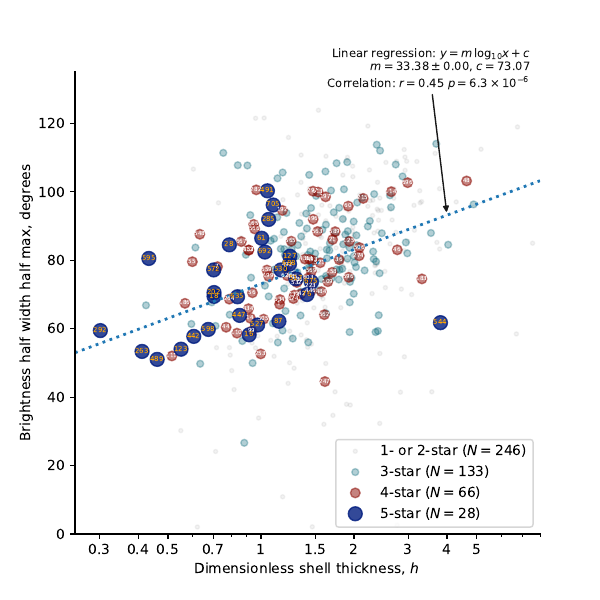

The Python source for this figure:
import numpy as np
from astropy.table import Table
from matplotlib import pyplot as plt
import matplotlib.ticker as mticker
import seaborn as sns
from regress_utils import plot_regression

sns.set_color_codes('dark')

figfile = 'mipsgal-h0-thb.pdf'

combo_file = 'mipsgal-arcfit.tab'
tab = Table.read(combo_file, format='ascii.tab')

fig, ax = plt.subplots(figsize=(6, 6))

Q = tab['R0_fit']/tab['R0_sigma']

# Make quality classes
m5 = tab['Rating'] ==  5
m4 = tab['Rating'] ==  4
m3 = tab['Rating'] ==  3
m2 = tab['Rating'] ==  2
m1 = tab['Rating'] ==  1

masks = (m1 | m2), m3, m4, m5
alphas = 0.05, 0.3, 0.5, 0.8
labels = '1- or 2-star', '3-star', '4-star', '5-star'
colors = 'k', 'c', 'r', 'b'
sizes = 3, 5, 7, 10

range_ = [0.25, 8]
ticks = [0.3, 0.4, 0.5, 0.7, 1.0, 1.5, 2.0, 3.0, 4.0, 5.0]

# Add some columns
tab["th_b"] = 0.5*(tab["th_p"] - tab["th_m"])
tab["h"] = tab["H_g"]/tab["R0_g"]

mfinite = np.isfinite(tab["h"]) & np.isfinite(tab["th_b"])

for m, alpha, c, ms, label in zip(masks, alphas, colors, sizes, labels):
    ax.plot('h', "th_b", 'o', data=tab[m],
                lw=1, c=c, ms=ms, alpha=alpha,
                label=f'{label} ($N = {m.sum()}$)')


for source in tab[m4]:
    ax.text(source['h'], source['th_b'], f'{source["Seq"]}',
            fontsize=4, color='white', ha='center', va='center')
for source in tab[m5]:
    ax.text(source['h'], source['th_b'], f'{source["Seq"]}',
            fontsize=5, color='orange', ha='center', va='center')

#mgood = m3 | m4 | m5
mgood = (m5 | m4 ) & mfinite
# mgood = (m5 | m4 | m3 | m2 | m1) & mfinite
plot_regression(ax, tab[mgood]["h"], tab[mgood]["th_b"],
                logx=True, xlim=range_, debug=True, pos="top right")

ax.legend()
ax.set(
    xlim=range_, ylim=[0, 135],
    xlabel='Dimensionless shell thickness, $h$',
    ylabel='Brightness half width half max, degrees',
    xscale='log', yscale='linear')
ax.xaxis.set_major_locator(mticker.FixedLocator(ticks))
ax.yaxis.set_major_formatter(mticker.FormatStrFormatter('%0g'))
ax.xaxis.set_major_formatter(mticker.FormatStrFormatter('%0g'))

sns.despine()
fig.savefig(figfile)
